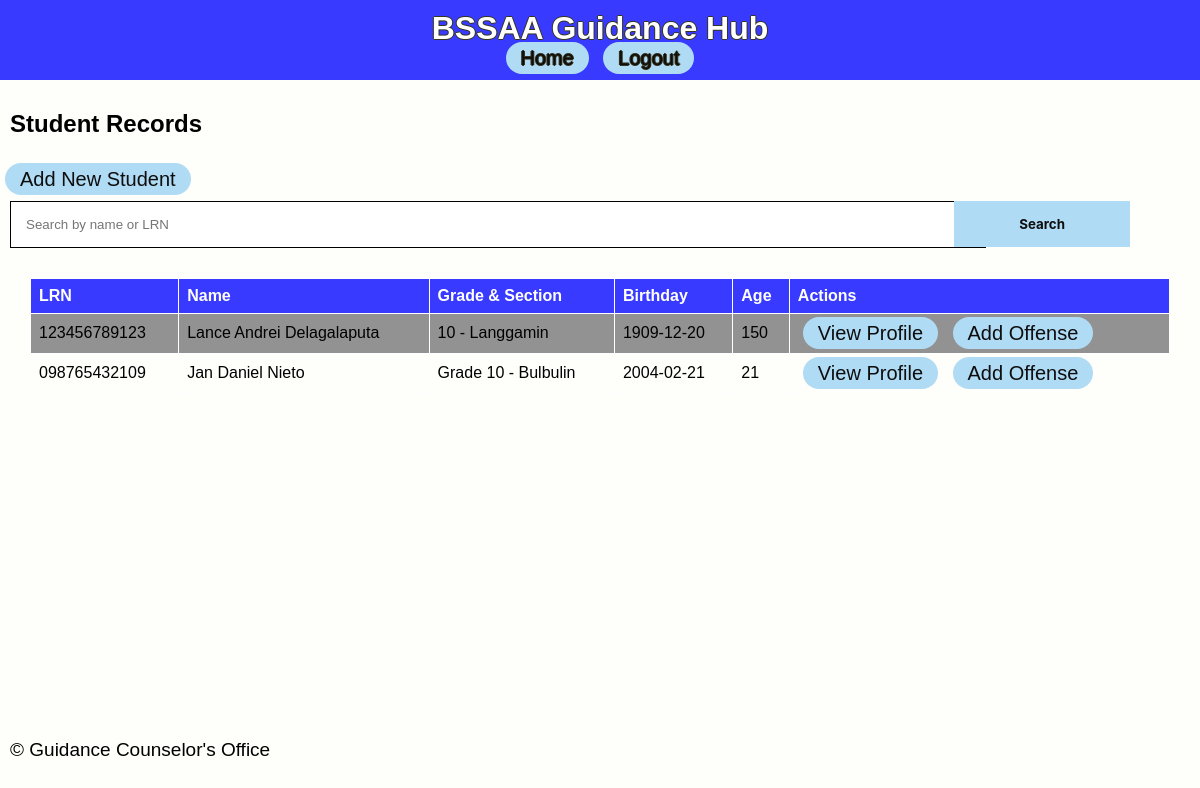
Screenshot of /view_records with the database file from the repository.
### app/models.py (models this page shows)
class StudentRecord(db.Model):
    id = db.Column(db.Integer, primary_key=True)
    lrn = db.Column(db.String(12), nullable=False, unique=True)
    name = db.Column(db.String(100), nullable=False)
    grade_section = db.Column(db.String(50), nullable=False)
    birthdate = db.Column(db.Date, nullable=False)
    age = db.Column(db.Integer, nullable=False)
    mother_tongue = db.Column(db.String(50), nullable=False)
    ethnic_group = db.Column(db.String(50), nullable=True)
    religion = db.Column(db.String(50), nullable=False)
    address_house_no = db.Column(db.String(100), nullable=False)
    address_barangay = db.Column(db.String(100), nullable=False)
    address_city = db.Column(db.String(100), nullable=False)
    address_province = db.Column(db.String(100), nullable=False)
    mother_name = db.Column(db.String(100), nullable=False)
    father_name = db.Column(db.String(100), nullable=False)
    guardian_name = db.Column(db.String(100), nullable=True)
    contact_number = db.Column(db.String(15), nullable=True)
    reason = db.Column(db.String(200), nullable=True)
    type_of_offense = db.Column(db.String(100), nullable=True)
    date_time = db.Column(db.DateTime, default=datetime.utcnow)
    additional_info = db.Column(db.Text, nullable=True)
    offenses = db.relationship('OffenseRecord', backref='student', lazy=True)

### app/routes.py (the view)
@main.route('/view_records')
def view_records():
    search = request.args.get('search')
    if search:
        records = StudentRecord.query.filter(
            (StudentRecord.name.ilike(f'%{search}%')) |
            (StudentRecord.lrn.ilike(f'%{search}%'))
        ).all()
    else:
        records = StudentRecord.query.all()
    return render_template('view_records.html', records=records)

### app/templates/view_records.html
{% extends 'base.html' %}
{% block content %}
<h2>Student Records</h2>
<a href="{{ url_for('main.add_student') }}" class="capsule-button">Add New Student</a>
<form method="GET" action="{{ url_for('main.view_records') }}">
    <input class="searchbox" type="text" name="search" placeholder="Search by name or LRN" value="{{ request.args.get('search', '') }}">
    <button type="submit">Search</button>
</form>
<table>
    <tr>
        <th>LRN</th>
        <th>Name</th>
        <th>Grade & Section</th>
        <th>Birthday</th>
        <th>Age</th>
        <th>Actions</th>
    </tr>
    {% for record in records %}
    <tr>
        <td>{{ record.lrn }}</td>
        <td>{{ record.name }}</td>
        <td>{{ record.grade_section }}</td>
        <td>{{ record.birthdate }}</td>
        <td>{{ record.age }}</td>
        <td>
            <a href="{{ url_for('main.view_profile', student_id=record.id) }}">View Profile</a>
            <a href="{{ url_for('main.add_offense', student_id=record.id) }}">Add Offense</a>
        </td>
    </tr>
    {% endfor %}
</table>
{% endblock %}

### app/templates/base.html (shortened to what this page needs)
<!DOCTYPE html>
<html lang="en">
<head>
    <link rel="stylesheet" href="{{ url_for('static', filename='css/styles.css') }}">
</head>
<body>
    <header>
        <h1>BSSAA Guidance Hub</h1>
        <nav>
        <a href="{{ url_for('main.dashboard') }}">Home</a>
        <a href="{{ url_for('main.registration') }}">Logout</a>
        </nav>
    </header>
    <main>
        {% block content %}
        {% endblock %}
    </main>
    <footer>
        <p>&copy; {{ current_year }} Guidance Counselor's Office</p>
    </footer>
</body>
</html>

### app/static/css/styles.css (style rules this page uses)
body { font-family: Arial, Helvetica, sans-serif; margin: 0; padding: 0; background-color: #f4f4f4; display: flex; flex-direction: column; min-height: 100vh; margin: 0; padding: 0; background-color: #FEFEFA; }
main { flex: 1; }
footer { padding: 10px 0; position: fixed; bottom: 0; width: 100%; }
header { background: #383bff; color: #ffffff; padding: 10px 0; text-align: center; text-shadow: -1px 0 rgb(54, 53, 31), 0 1px rgb(54, 53, 31), 1px 0 rgb(54, 53, 31), 0 -1px rgb(54, 53, 31); }
h1 { margin: 0; }
p { font-family: Verdana, Geneva, Tahoma, sans-serif; padding: 10px; font-size: 19px; }
h2 { padding: 10px; }
a { font-size: 20px; background-color: #b0dbf5; margin: 0px 5px; border-radius: 40px; padding: 5px 15px; text-decoration: none; color: #0e0e0e; }
table { border: 1px solid #000000; width: 95%; border-collapse: collapse; margin: 20px 0; position: absolute; left: 30px; }
table th, table td { border: 1px solid #ffffff; text-align: left; padding: 8px; }
table th { background-color: #383bff; color: white; }
table tr:nth-child(even) { background-color: #929292; }
form { font-family: ROBOTO-VARIABLE-FONT, -apple-system, BlinkMacSystemFont, "Segoe UI", Roboto, "Helvetica Neue"; padding: 10px; font-size: 20px; }
button[type="submit"] { font-family: ROBOTO-VARIABLE-FONT, -apple-system, BlinkMacSystemFont, "Segoe UI", Roboto, "Helvetica Neue"; font-weight: bold; background-color: #b0dbf5; color: #0e0e0e; border: none; padding: 15px 65px; position: absolute; right: 70px; cursor: pointer; }
input[type="text"], input[type="date"], input[type="time"], select { border: 1px solid #000000; }
.searchbox { padding: 15px; width: 80%; border: 1px solid #000000; resize: none; }

### rows the page displays
StudentRecord: lrn "123456789123", name "Lance Andrei Delagalaputa", grade_section "10 - Langgamin", birthdate "1909-12-20", age "150"
StudentRecord: lrn "098765432109", name "Jan Daniel Nieto", grade_section "Grade 10 - Bulbulin", birthdate "2004-02-21", age "21"
